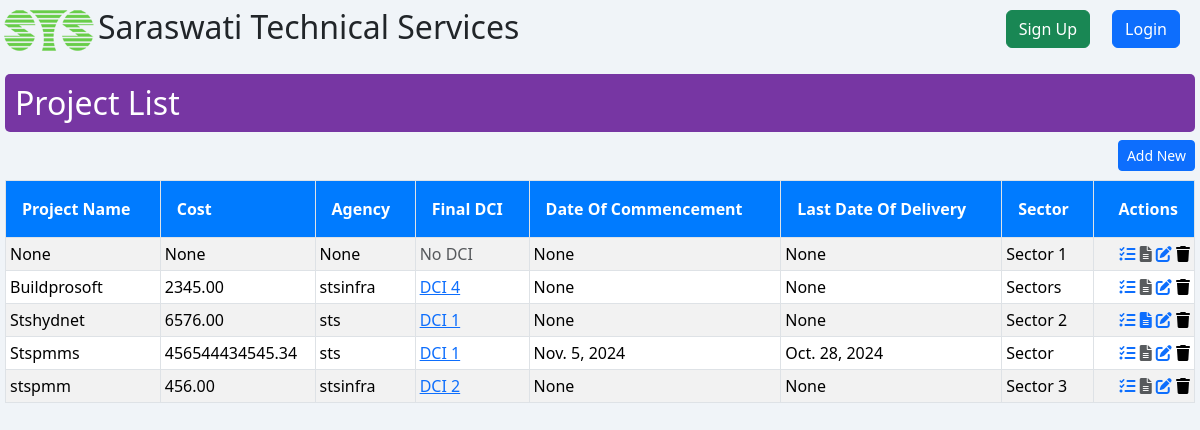
The page /project/projectList/ on the database its author committed.
### Project/models.py (models this page shows, shortened)
class Project(models.Model):
    projectProposal = models.ForeignKey(ProjectProposal, on_delete=models.CASCADE, blank=True, null=True)
    projectName = models.CharField(max_length=30, blank=True, null=True)
    cost = models.DecimalField(max_digits=15, decimal_places=2, blank=True, null=True)
    agency = models.CharField(max_length=25, blank=True, null=True)
    description = models.TextField(blank=True, null=True)
    sector = models.OneToOneField(Sector, on_delete=models.CASCADE)
    incharge = models.ForeignKey(Staff, related_name='incharge_projects', on_delete=models.CASCADE, blank=True, null=True)
    dateOfCommencement = models.DateField(blank=True, null=True)
    lastDateOfDelivery = models.DateField(blank=True, null=True)
    workOrderNo =  models.CharField(max_length=25,blank=True,null=True,verbose_name='Work Order Number')
    workOrderDate = models.DateField(blank=True,null=True,verbose_name='Work Order Date')
    file = models.FileField(blank=True,null=True,verbose_name='File')
    finalDCI = models.ForeignKey(DCI, on_delete=models.CASCADE, blank=True, null=True)

class Sector(models.Model):
    sectorName = models.CharField(max_length=20)
    def __str__(self):
        return (self.sectorName)

### DCI/models.py (models this page shows)
class DCI(models.Model):
    name = models.CharField(max_length=30, blank=True, null=True)
    cost = models.FloatField(blank=True,null=True)
    def __str__(self):
        return self.name

### Project/views.py (the view)
# urls.py: path('projectList/', views.projectList, name='projectList'),
def projectList(request):
    projects = Project.objects.all().order_by('projectName')
    context = {"projects": projects}
    return render(request, "project/projectList.html", context)

### Project/templates/project/projectList.html (shortened to what this page needs)
{% extends 'registration/base.html' %}
{% block content %}
  {% load static %}
  <h2 class="card-title-dark">Project List</h2>
  <link rel="stylesheet" href="{% static 'style.css' %}" />
  <a href="{% url 'projectCreateView' %}"><button type="button" class="btn btn-primary btn-sm" style="float:right;">Add New</button></a>
  <table class="table table-striped table-hover table-sm mt-5">
    <thead>
      <tr>
        <th class="text-start border">Project Name</th>
        <th class="text-start border">Cost</th>
        <th class="text-start border">Agency</th>
        <th class="text-start border">Final DCI</th>
        <th class="text-start border">Date Of Commencement</th>
        <th class="text-start border">Last Date Of Delivery</th>
        <th class="text-start border">Sector</th>
        <th class="text-end border">Actions</th>
      </tr>
    </thead>
    <tbody>
      {% for pj in projects %}
        <tr>
          <td class="text-start border">{{ pj.projectName }}</td>
          <td class="text-start border">{{ pj.cost }}</td>
          <td class="text-start border">{{ pj.agency }}</td>
          <td class="text-start border">
            {% if pj.finalDCI %}
              <a href="{% url 'dciDetailView' pj.finalDCI.id %}" title="View DCI Items">{{ pj.finalDCI }}</a>
            {% else %}
              <span class="text-muted">No DCI</span>
            {% endif %}
          </td>
          <td class="text-start border">{{ pj.dateOfCommencement }}</td>
          <td class="text-start border">{{ pj.lastDateOfDelivery }}</td>
          <td class="text-start border">{{ pj.sector }}</td>
          <td class="text-end border">
            <a href="{% url 'tasksList' pj.id %}" title="View Task"><i class="fas fa-tasks" aria-hidden="true"></i></a>
            {% if pj.submissions_set.exists %}
              <a href="{% url 'projectSubmissionsListView' pj.id %}" title="View Submissions"><i class="fas fa-file-alt" aria-hidden="true"></i></a>
            {% else %}
              <i class="fas fa-file-alt text-muted" title="No Submissions"></i>
            {% endif %}
            <a href="{% url 'projectUpdateView' pj.id %}" title="Edit Project"><i class="fas fa-edit"></i></a>
            <form action="{% url 'projectDeleteView' pj.id %}" method="post" style="display:inline;" id="delete-form-{{ pj.id }}">
              <button type="submit" style="border:none; background:none; padding:0;" title="Delete Project"><i class="fas fa-trash"></i></button>
            </form>
          </td>
        </tr>
      {% endfor %}
    </tbody>
  </table>
{% endblock %}

### static/style.css (style rules this page uses)
.card-title-dark { background-color: #7736a3; color: white; padding: 10px; border-radius: 5px; }
html, body { height: 100%; margin: 0; overflow-x: hidden; overflow-y: hidden; background-color: #f0f4f8; }
.table-striped tbody tr:nth-of-type(odd) { background-color: #f9f9f9; }
.table-striped tbody tr:nth-of-type(even) { background-color: #ffffff; }
.table th, .table td { vertical-align: middle; }
.table thead th { background-color: #007bff; color: white; text-align: center; }
.table th { padding: 1rem; }

### rows shown on the page
Project: projectName "None", cost "None", agency "None", shows "No DCI", dateOfCommencement "None", lastDateOfDelivery "None", sector "Sector 1"
Project: projectName "Buildprosoft", cost "2345.00", agency "stsinfra", finalDCI "DCI 4", dateOfCommencement "None", lastDateOfDelivery "None", sector "Sectors"
Project: projectName "Stshydnet", cost "6576.00", agency "sts", finalDCI "DCI 1", dateOfCommencement "None", lastDateOfDelivery "None", sector "Sector 2"
Project: projectName "Stspmms", cost "456544434545.34", agency "sts", finalDCI "DCI 1", dateOfCommencement "Nov. 5, 2024", lastDateOfDelivery "Oct. 28, 2024", sector "Sector"
Project: projectName "stspmm", cost "456.00", agency "stsinfra", finalDCI "DCI 2", dateOfCommencement "None", lastDateOfDelivery "None", sector "Sector 3"
